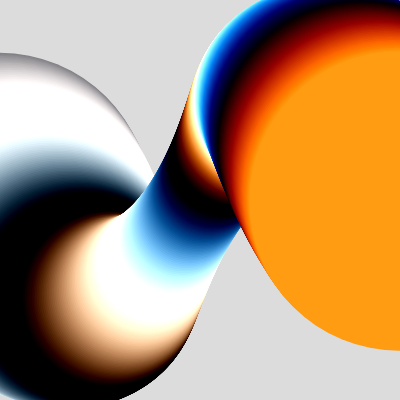
Frame 1 (no input)
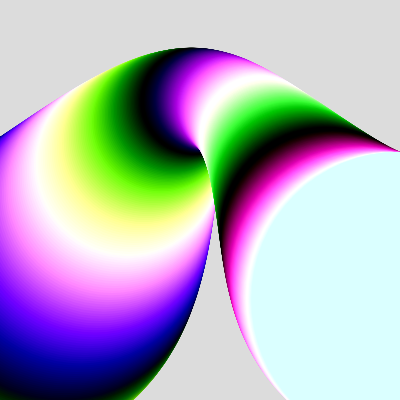
Frame 60 (no input)
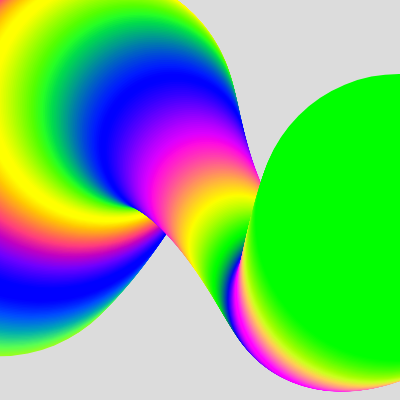
Frame 120 (the mouse pressed at the canvas centre since frame 60)

The p5.js sketch that drew these frames (run headless with seeded random() and noise() and a simulated clock; from frame 60 on, the mouse is pressed at the canvas centre):

// p5.js sketch
// ── sketch.js
function setup() {
  createCanvas(400, 400);
}

function draw() {
  background(220);
  
  noStroke();
  for (let i = 0; i < 400; i = i + 1) {
    fill(
    127 + 177 * sin(i / 20+ frameCount/40),
    127 + 177 * sin(i / 21+ frameCount/60),
    127 + 177 * sin(i / 22+ frameCount/21)
    );
    
    circle(
    i,
      height / 2 + 100 * sin(TWO_PI * i / 400+ frameCount/40),
      height / 2 + 100 * cos(TWO_PI * i / 400+ frameCount/10),
      
      50 * sin(10*PI * i / 400 + frameCount/10)
    );
   } 
}
